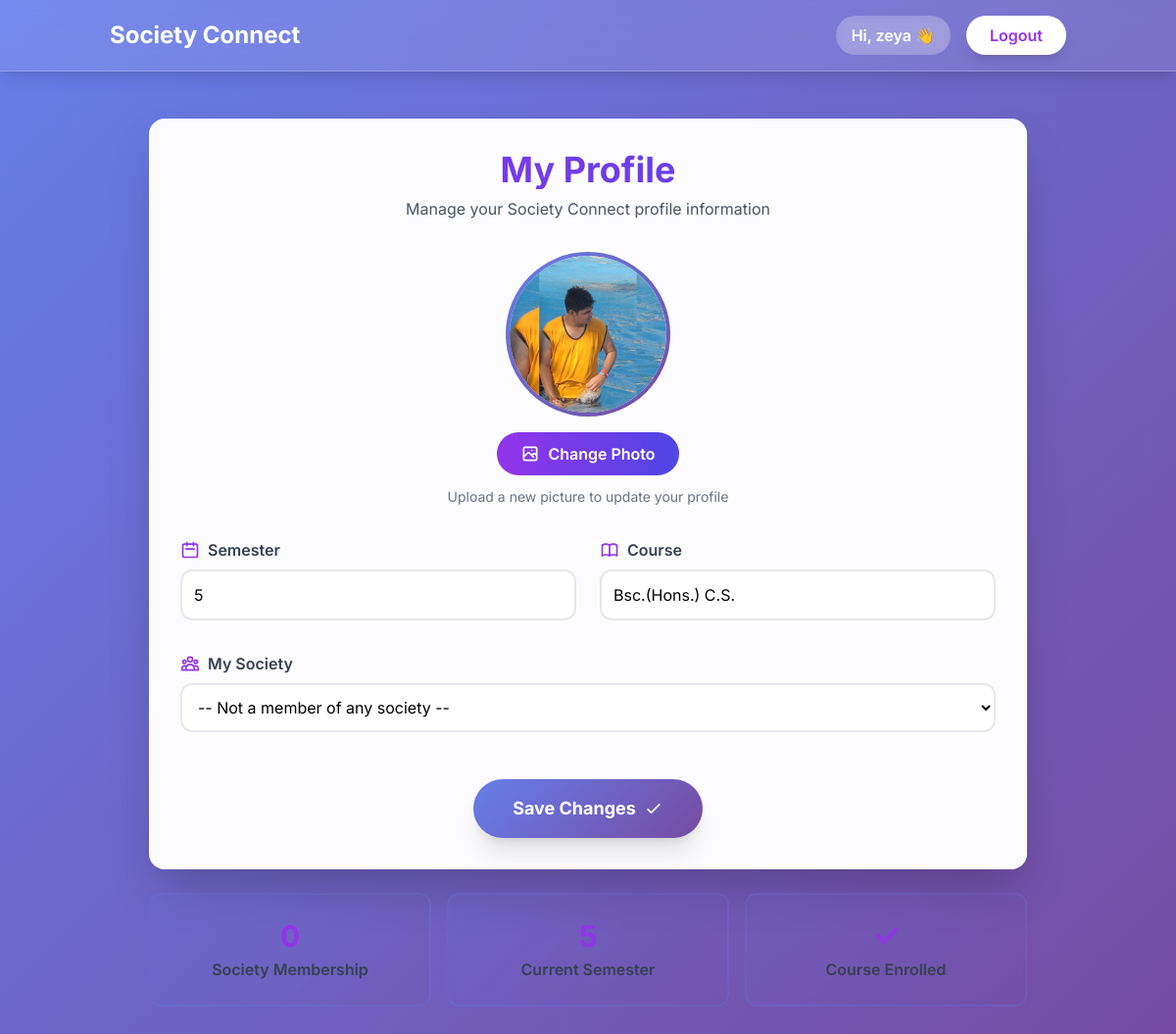
/profile/ (signed in), run on the app's committed database.
### app1/models.py (models this page shows, shortened)
class Profile(models.Model):
    user = models.OneToOneField(User, on_delete=models.CASCADE, related_name="profile")
    photo = models.ImageField(upload_to="profiles/", blank=True, null=True)
    semester = models.CharField(max_length=20, blank=True, null=True)
    course = models.CharField(max_length=100, blank=True, null=True)
    updated_at = models.DateTimeField(default=timezone.now)

### app1/views.py (the view, shortened to what this page needs)
# urls.py: path("profile/", views.profile_view, name="profile"),
def profile_view(request):
    profile, created = Profile.objects.get_or_create(user=request.user)
    societies = Society.objects.all()
    return render(request, "app1/profile.html", {"profile": profile, "societies": societies})

### app1/templates/app1/profile.html (shortened to what this page needs)
<!DOCTYPE html>
{% load static %}
<html lang="en">
<head>
    <script src="https://cdn.tailwindcss.com"></script>
</head>
<body>
    <header class="bg-white/10 backdrop-blur-md shadow-lg border-b border-white/20">
        <div class="container mx-auto px-6 py-4">
            <div class="flex items-center justify-between">
                <a href="{% url 'home' %}" class="text-2xl font-bold text-white hover:scale-105 transition-transform">
                    Society Connect
                </a>
                <div class="flex items-center space-x-4">
                    <span class="hidden md:inline-block text-white font-semibold bg-white/20 px-4 py-2 rounded-full backdrop-blur-sm">
                        Hi, {{ user.username }} 👋
                    </span>
                    <a href="{% url 'logout' %}"
                        class="bg-white text-purple-600 font-semibold px-6 py-2 rounded-full hover:bg-gray-100 transition shadow-lg hover:shadow-xl transform hover:scale-105">
                        Logout
                    </a>
                </div>
            </div>
        </div>
    </header>
    <main class="py-12 px-4">
        <div class="max-w-4xl mx-auto">
            <div class="profile-card rounded-2xl shadow-2xl p-8 mb-6">
                <div class="text-center mb-8">
                    <h2 class="text-4xl font-bold bg-gradient-to-r from-purple-600 to-indigo-600 bg-clip-text text-transparent mb-2">
                    </h2>
                    <p class="text-gray-600">Manage your Society Connect profile information</p>
                </div>
                <form method="post" enctype="multipart/form-data">
                    <div class="mb-8">
                        <div class="flex flex-col items-center">
                            <div class="profile-image-container mb-4">
                                <div class="gradient-border">
                                    {% if profile.photo %}
                                        <img src="{{ profile.photo.url }}" alt="Profile picture" class="w-40 h-40 rounded-full object-cover bg-white">
                                    {% endif %}
                                </div>
                            </div>
                            <label class="cursor-pointer">
                                <div class="bg-gradient-to-r from-purple-600 to-indigo-600 text-white px-6 py-2.5 rounded-full font-semibold hover:shadow-lg transition-all transform hover:scale-105 inline-flex items-center space-x-2">
                                    <svg class="w-5 h-5" fill="none" stroke="currentColor" viewBox="0 0 24 24">
                                        <path stroke-linecap="round" stroke-linejoin="round" stroke-width="2" d="M4 16l4.586-4.586a2 2 0 012.828 0L16 16m-2-2l1.586-1.586a2 2 0 012.828 0L20 14m-6-6h.01M6 20h12a2 2 0 002-2V6a2 2 0 00-2-2H6a2 2 0 00-2 2v12a2 2 0 002 2z"></path>
                                    </svg>
                                    <span>Change Photo</span>
                                </div>
                            </label>
                            {% if profile.photo %}
                            <p class="text-sm text-gray-500 mt-3">Upload a new picture to update your profile</p>
                            {% endif %}
                        </div>
                    </div>
                    <div class="grid md:grid-cols-2 gap-6 mb-8">
                        <div>
                            <label for="semester" class="block mb-2 font-semibold text-gray-700 flex items-center space-x-2">
                                <svg class="w-5 h-5 text-purple-600" fill="none" stroke="currentColor" viewBox="0 0 24 24">
                                    <path stroke-linecap="round" stroke-linejoin="round" stroke-width="2" d="M8 7V3m8 4V3m-9 8h10M5 21h14a2 2 0 002-2V7a2 2 0 00-2-2H5a2 2 0 00-2 2v12a2 2 0 002 2z"></path>
                                </svg>
                                <span>Semester</span>
                            </label>
                            <input type="text" id="semester" name="semester" value="{{ profile.semester|default:'' }}"
                                placeholder="e.g., 5th"
                                class="input-field border-2 border-gray-200 rounded-xl p-3 w-full focus:ring-2 focus:ring-purple-500 focus:border-purple-500 outline-none">
                        </div>
                        <div>
                            <label for="course" class="block mb-2 font-semibold text-gray-700 flex items-center space-x-2">
                                <span>Course</span>
                            </label>
                            <input type="text" id="course" name="course" value="{{ profile.course|default:'' }}"
                                placeholder="e.g., Computer Science"
                                class="input-field border-2 border-gray-200 rounded-xl p-3 w-full focus:ring-2 focus:ring-purple-500 focus:border-purple-500 outline-none">
                        </div>
                    </div>
                    <div class="mb-8">
                        <label for="society" class="block mb-2 font-semibold text-gray-700 flex items-center space-x-2">
                            <span>My Society</span>
                        </label>
                        <select id="society" name="society"
                            class="input-field border-2 border-gray-200 rounded-xl p-3 w-full bg-white focus:ring-2 focus:ring-purple-500 focus:border-purple-500 outline-none cursor-pointer">
                            <option value="">-- Not a member of any society --</option>
                        </select>
                    </div>
                    <div class="text-center pt-4">
                        <button type="submit" class="save-button text-white px-10 py-4 rounded-full font-bold shadow-xl text-lg inline-flex items-center space-x-2">
                            <span>Save Changes</span>
                            <svg class="w-5 h-5" fill="none" stroke="currentColor" viewBox="0 0 24 24">
                                <path stroke-linecap="round" stroke-linejoin="round" stroke-width="2" d="M5 13l4 4L19 7"></path>
                            </svg>
                        </button>
                    </div>
                </form>
            </div>
            <div class="grid md:grid-cols-3 gap-4">
                <div class="stat-card rounded-xl p-6 text-center backdrop-blur-sm">
                    <div class="text-3xl font-bold text-purple-600 mb-1">
                    </div>
                    <div class="text-gray-700 font-semibold">Society Membership</div>
                </div>
                <div class="stat-card rounded-xl p-6 text-center backdrop-blur-sm">
                    <div class="text-3xl font-bold text-purple-600 mb-1">
                    </div>
                    <div class="text-gray-700 font-semibold">Current Semester</div>
                </div>
                <div class="stat-card rounded-xl p-6 text-center backdrop-blur-sm">
                    <div class="text-3xl font-bold text-purple-600 mb-1">
                    </div>
                    <div class="text-gray-700 font-semibold">Course Enrolled</div>
                </div>
            </div>
        </div>
    </main>
</body>
</html>

### app1/templates/app1/profile.html (style rules this page uses)
body { font-family: 'Inter', sans-serif; background: linear-gradient(135deg, #667eea 0%, #764ba2 100%); min-height: 100vh; }
.profile-card { background: rgba(255, 255, 255, 0.98); backdrop-filter: blur(10px); }
.input-field { transition: all 0.3s ease; }
.profile-image-container { position: relative; transition: transform 0.3s ease; }
.gradient-border { background: linear-gradient(135deg, #667eea 0%, #764ba2 100%); padding: 4px; border-radius: 9999px; }
.save-button { background: linear-gradient(135deg, #667eea 0%, #764ba2 100%); transition: all 0.3s ease; }
.stat-card { background: linear-gradient(135deg, rgba(102, 126, 234, 0.1) 0%, rgba(118, 75, 162, 0.1) 100%); border: 2px solid rgba(102, 126, 234, 0.2); }

### data on the page
Profile: photo (picture), semester "5", course "Bsc.(Hons.) C.S."

### other printed values
{{ user.username }} "zeya"
